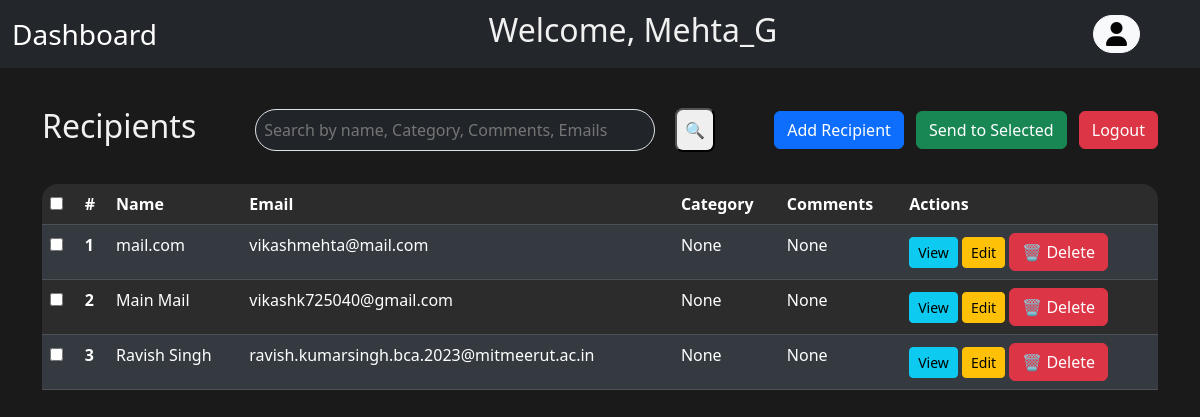
/user/dashboard/ (signed in), run on the app's committed database.
### CreateUser/models.py (models this page shows, shortened)
class emailUsers(models.Model):
    name = models.CharField(max_length=100)
    email_address = models.EmailField(unique=True)
    email_password = models.CharField(max_length=200)   # ⚠️ Plain text me mat rakho
    email_host = models.CharField(max_length=100, default="smtp.gmail.com")
    email_port = models.IntegerField(default=587)
    use_tls = models.BooleanField(default=True)
    login_password = models.CharField(max_length=50, null=False, default="test1234")
    post = models.CharField(max_length=100, null=True)
    department = models.CharField(max_length=150, null=True)
    about_you = models.CharField(max_length=500, null=True, default='')
    image = models.ImageField(upload_to='images/', default='default.png')
    personalEmail = models.EmailField(null=True)
    dob = models.DateField(default=datetime.now, null=True)
    fatherName = models.CharField(max_length=150, null=True)
    address = models.CharField(max_length=500, default='', null=True)

class Receipent(models.Model):
    Sender = models.ForeignKey(emailUsers, on_delete=models.CASCADE)
    email = models.CharField(max_length=200, null=False, unique=False)
    name = models.CharField(max_length=150, null=False, default="Customer")
    receipent_category = models.CharField(max_length=100, null=True)
    comment = models.CharField(max_length=200, null=True)
    added_date = models.DateTimeField(auto_now=True)
    send_time = models.IntegerField(default=0)

### CreateUser/views.py (the view, shortened to what this page needs)
# urls.py: path('dashboard/', views.dashboard, name='dashboard'),
def dashboard(request):
    user_id = request.session.get("user_id")
    if not user_id:
        messages.warning(request, "Login first")
        return redirect('/')
    user = emailUsers.objects.get(id=user_id)
    recipients = Receipent.objects.filter(Sender__id=user_id)
    search_query = ""
    receipient_list = [
        {
            'id':r.id,
            'name': r.name,
            'email': r.email,
            'category': r.receipent_category,
            'comment': r.comment
        }
        for r in recipients
    ]
    title = f"Welcome, {user.name}"
    return render(
        request,
        'CreateUser/dashboard.html',
        {
            'title': title,
            'receipients': receipient_list,
            'username': user.name,
            'search_query': search_query
        }
    )

### templates/CreateUser/dashboard.html (shortened to what this page needs)
{% extends "CreateUser/base.html" %}
{% load static %}
{% block content %}
<nav class="navbar navbar-expand-lg navbar-dark bg-dark">
    <div class="container-fluid">
            <a class="navbar-brand fs-3" href="#">Dashboard</a>
        <h2>Welcome, {{username}}</h2>
        <div class="profile me-5">
            <a class="btn btn-light rounded-5" href=" {% url "profile" %} ">
                <i class="fa-solid fa-user fa-xl" style="color: #050505ff;"></i>
            </a>
        </div>
    </div>
</nav>
<div class="container mt-4">
    <div class="d-flex justify-content-between align-items-center mb-3">
        <h2>Recipients</h2>
        <div class="search">
            <form action="#" method='post'>
                <div class='p-2 '>
                    {% if search_query %}
                        <input class=" search-input rounded-pill bg-dark text-light border p-2 m-2 " type="text" name='search' placeholder="Search by name, Category, Comments, Emails" value='{{search_query}}'>
                    {% else %}
                        <input class=" search-input rounded-pill bg-dark text-light border p-2 m-2 " type="text" name='search' placeholder="Search by name, Category, Comments, Emails">
                    {% endif %}
                    <button type='submit' class='rounded-3 p-2 m-2'>🔍</button>
                </div>
            </form>
        </div>
        <div>
            <a class="btn btn-primary me-2" href='{% url "add_recepient" %}'>Add Recipient</a>
            <button class="btn btn-success me-2">Send to Selected</button>
            <a class=" btn btn-danger" href="{% url "logout" %}">Logout</a>
        </div>
    </div>
    <div class="table-responsive rounded-4">
        <table class="table table-dark table-striped table-hover ">
            <thead>
                <tr>
                    <th scope="col"><input type="checkbox" id="selectAll"></th>
                    <th scope="col">#</th>
                    <th scope="col">Name</th>
                    <th scope="col">Email</th>
                    <th scope='col'>Category</th>
                    <th scope='col'>Comments</th>
                    <th scope="col">Actions</th>
                </tr>
            </thead>
            <tbody class='rounded-4'>
                {% for r in receipients %}
                <tr>
                    <td><input type="checkbox" class="recipient-checkbox"></td>
                    <th scope="row">{{ forloop.counter }}</th>
                    <td>{{ r.name }}</td>
                    <td>{{ r.email }}</td>
                    <td>{{r.category}}</td>
                    <td>{{r.comment}}</td>
                    <td>
                        <a class="btn btn-sm btn-info" href=' {% url "view_recepient" r.id %}'>View</a>
                        <a href="{% url 'edit_recepient' r.id %}"
                        class="btn btn-sm btn-warning">Edit</a>
                        <a href="{% url 'delete_recipient' r.id %}"
                            class="btn btn-danger"
                            onclick="return confirm('Are you sure you want to delete this recipient?');">
                            🗑 Delete
                        </a>
                    </td>
                </tr>
                {% endfor %}
            </tbody>
        </table>
    </div>
</div>
{% endblock %}

### static/css/CreateUser/style.css (style rules this page uses)
body { background-color: #1a1a1a; color: #f1f1f1; }
.navbar { background-color: #23272b !important; opacity: blur(5px); }
.table-dark { --bs-table-bg: #2c2c2c; --bs-table-striped-bg: #343a40; --bs-table-hover-bg: #3c4248; }
.btn-primary { background-color: #0d6efd; border-color: #0d6efd; }
.btn-success { background-color: #198754; border-color: #198754; }
.btn-info { background-color: #0dcaf0; border-color: #0dcaf0; }
.btn-warning { background-color: #ffc107; border-color: #ffc107; }
.btn-danger { background-color: #dc3545; border-color: #dc3545; }
.profile { transition: transform 0.3s ease-in; }
.search-input { width: 400px; }

### data on the page
emailUsers: name "Mehta_G"
Receipent: name "mail.com", email "vikashmehta@mail.com"
Receipent: name "Main Mail", email "vikashk725040@gmail.com"
Receipent: name "Ravish Singh", email "ravish.kumarsingh.bca.2023@mitmeerut.ac.in"

### other printed values
{{ r.category }} "None" "None" "None"
{{ r.comment }} "None" "None" "None"
